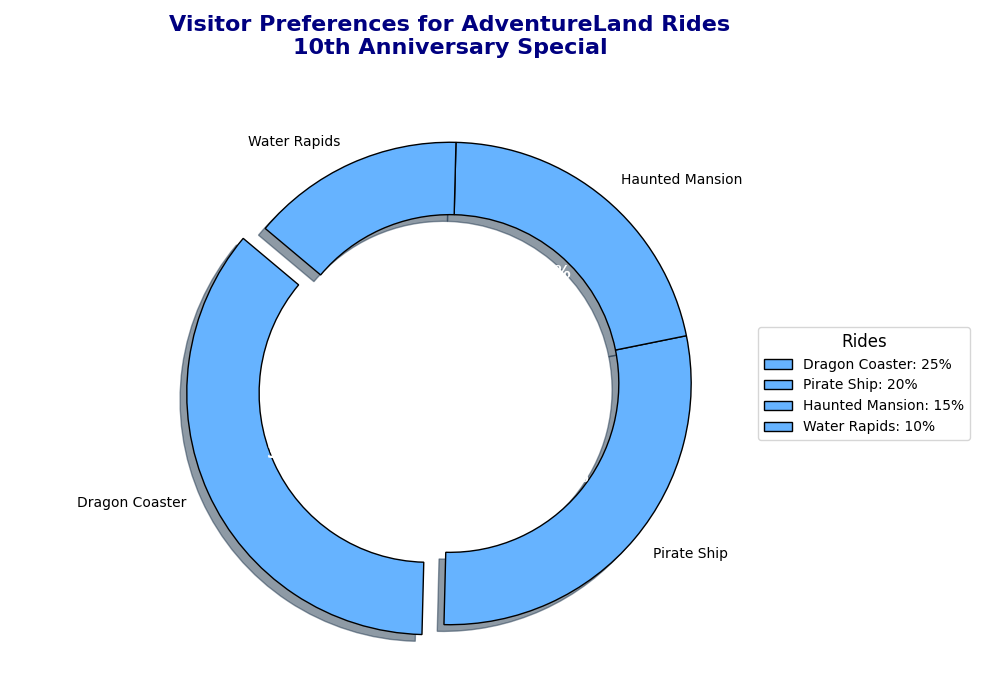

The Python source for this figure:
import matplotlib.pyplot as plt

ride_names = ['Dragon Coaster', 'Pirate Ship', 'Haunted Mansion', 'Water Rapids']
visitor_percentage = [25, 20, 15, 10]

fig, ax = plt.subplots(figsize=(10, 7))

single_color = '#66b3ff'

# Create a donut chart by setting 'wedgeprops' 'width' to a value less than 1
wedges, texts, autotexts = ax.pie(
    visitor_percentage,
    labels=ride_names,
    autopct='%1.1f%%',
    startangle=140,
    colors=[single_color] * len(visitor_percentage),
    wedgeprops=dict(edgecolor='black', width=0.3),  # Set width less than 1 to create a hole
    explode=(0.1, 0, 0, 0),
    shadow=True
)

plt.setp(autotexts, size=12, weight="bold", color="white")
plt.setp(texts, size=10)

plt.title('Visitor Preferences for AdventureLand Rides\n10th Anniversary Special', fontsize=16, fontweight='bold', color='navy', pad=20)

ax.legend(
    wedges,
    [f"{ride}: {percentage}%" for ride, percentage in zip(ride_names, visitor_percentage)],
    title="Rides",
    loc="center left",
    bbox_to_anchor=(1, 0, 0.5, 1),
    fontsize=10,
    title_fontsize=12
)

ax.set_aspect('equal')

plt.tight_layout()
plt.show()
